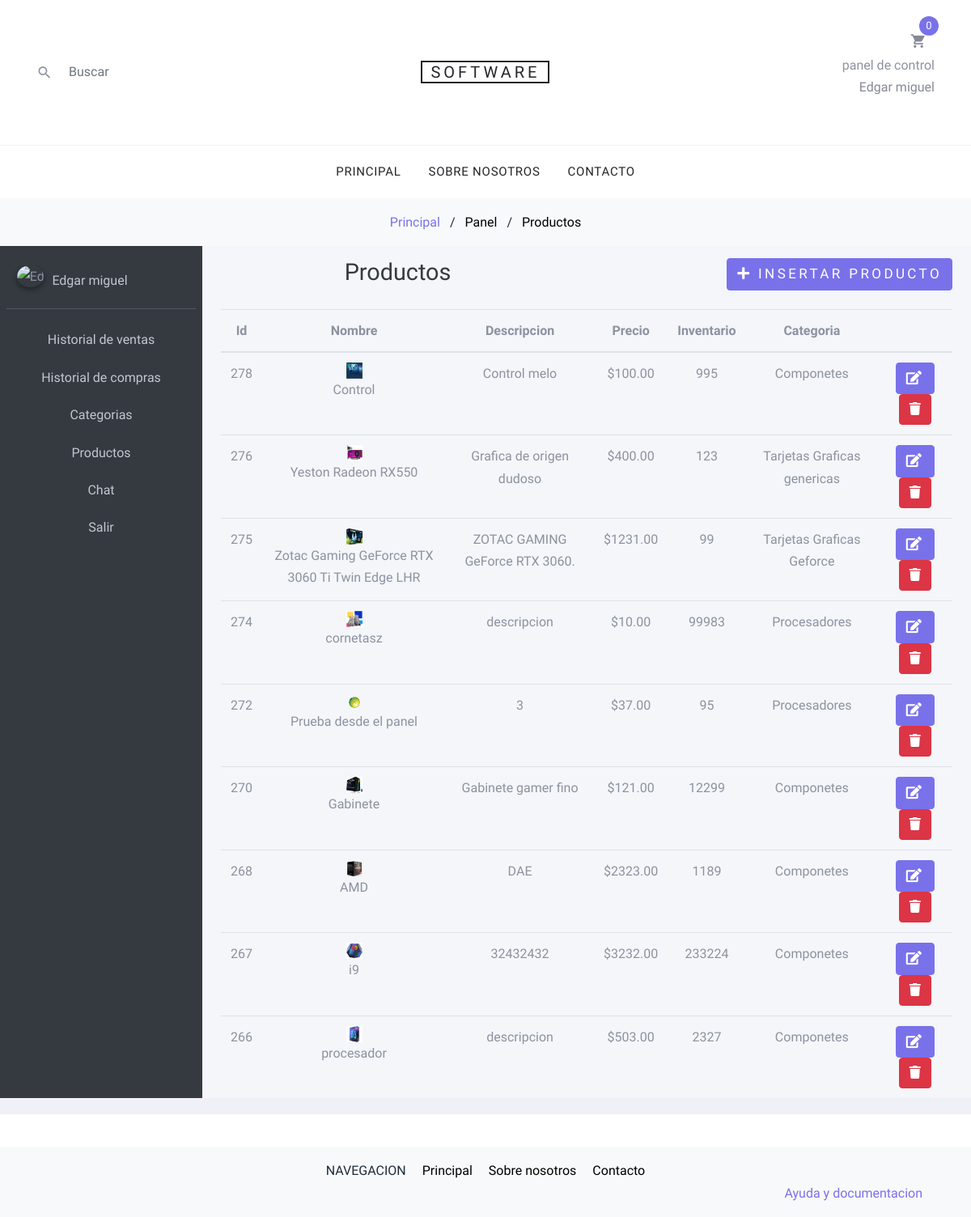
The app's page /productospanel.php (signed in), older data.
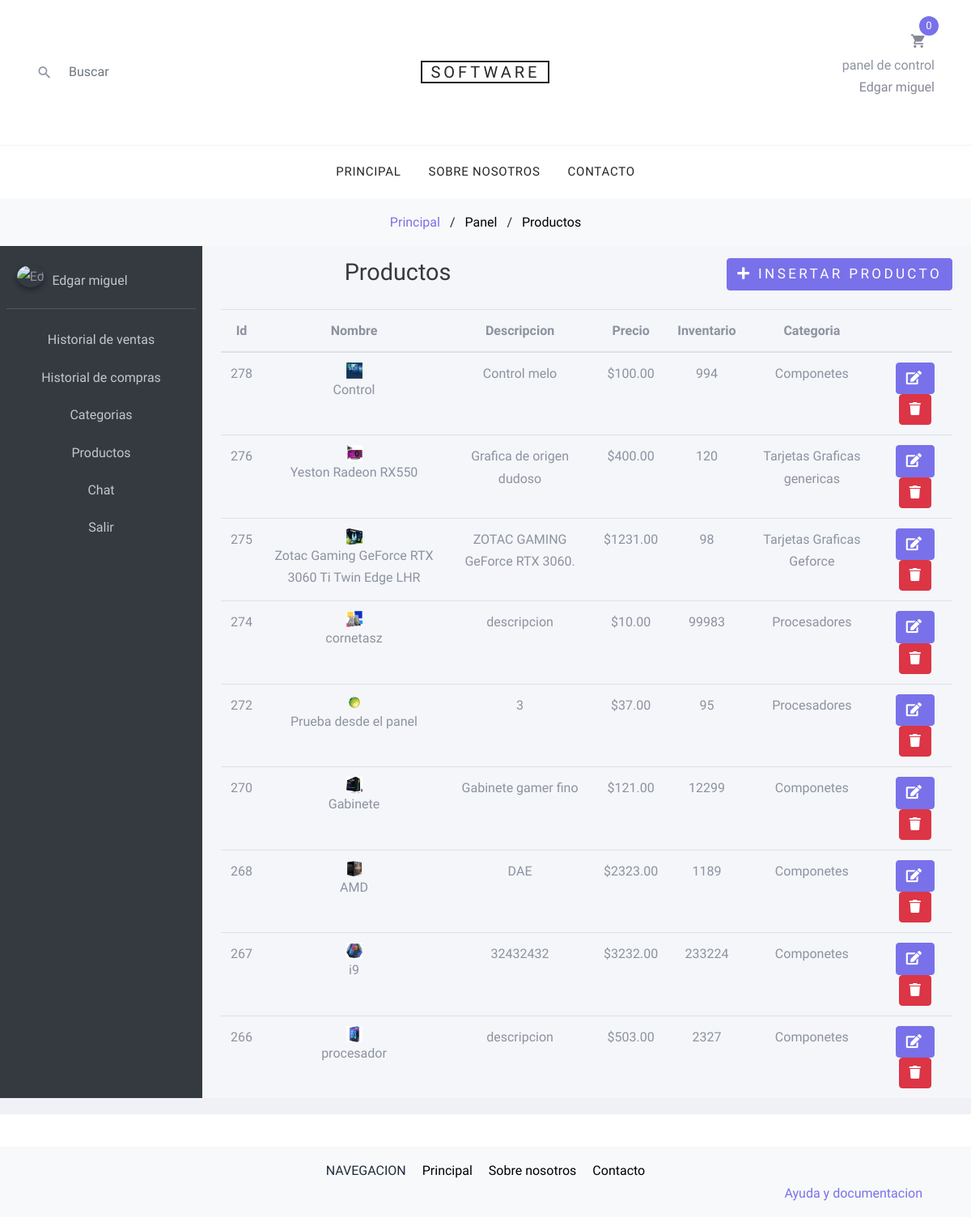
The same page, newer data.
### tables this page shows
CREATE TABLE `productos` (
  `id` int(11) NOT NULL,
  `nombre` varchar(300) NOT NULL,
  `descripcion` text NOT NULL,
  `precio` double NOT NULL,
  `imagen` varchar(200) NOT NULL,
  `inventario` int(11) NOT NULL,
  `id_categoria` int(11) NOT NULL
);

CREATE TABLE `categorias` (
  `id` int(11) NOT NULL,
  `nombre` varchar(100) NOT NULL,
  `descripcion` varchar(400) NOT NULL,
  `imagen` varchar(400) NOT NULL
);

### productospanel.php (the view, shortened to what this page needs)
<?php
  include "./php/conexion.php";
  $resultado = $conexion ->query("
    select productos.*, categorias.nombre as catego  from
    productos
    inner join categorias on productos.id_categoria = categorias.id
    order by id DESC")or die($conexion->error);
?>
<!DOCTYPE html>
<html>
<head>
  <link rel="stylesheet" href="./dashboard/plugins/fontawesome-free/css/all.min.css">
  <link rel="stylesheet" href="./dashboard/dist/css/adminlte.min.css">
    <link rel="stylesheet" href="fonts/icomoon/style.css">
    <link rel="stylesheet" href="css/bootstrap.min.css">
    <link rel="stylesheet" href="css/magnific-popup.css">
    <link rel="stylesheet" href="css/jquery-ui.css">
    <link rel="stylesheet" href="css/owl.carousel.min.css">
    <link rel="stylesheet" href="css/owl.theme.default.min.css">
    <link rel="stylesheet" href="css/aos.css">
    <link rel="stylesheet" href="css/style.css">
 <link rel="stylesheet" href="ccs/estilos.css">
</head>
<body >
<div class="wrapper">
  <?php include "./layouts/header.php";?>
  <div class="bg-light py-3">
      <div class="container">
        <div class="row">
          <div class="col-md-12 mb-0"><a href="index.php">Principal</a> <span class="mx-2 mb-0">/</span>
           <strong class="text-black">Panel</strong>
           <span class="mx-2 mb-0">/</span> <strong class="text-black">Productos</strong></div>
        </div>
      </div>
    </div>
  <div class="wrapper">
  <?php include "./layouts/admin/header.php"; ?>
  <div class="content-wrapper">
    <div class="content-header">
      <div class="container-fluid">
        <div class="row mb-2">
          <div class="col-sm-6">
            <h1 class="m-0 text-dark">Productos</h1>
          </div>
          <div class="col-sm-6 text-right">
             <button type="button" class="btn btn-primary" data-toggle="modal" data-target="#exampleModal">
              <i class="fa fa-plus"></i> Insertar Producto
            </button>
          </div>
        </div>
      </div>
    </div>
    <section class="content">
      <div class="container-fluid">
          <table class="table">
            <thead>
              <tr>
                <th>Id</th>
                <th>Nombre</th>
                <th>Descripcion</th>
                <th>Precio</th>
                <th>Inventario</th>
                <th>Categoria</th>
                <th></th>
              </tr>
            </thead>
            <tbody>
                  <?php
                    while($f = mysqli_fetch_array($resultado)){
                  ?>
                   <tr>
                      <td><?php echo $f['id'];?></td>
                      <td>
                        <img src="./images/<?php echo $f['imagen'];?>" width="20px" height="20px" alt="">
                        <?php echo $f['nombre'];?>
                      </td>
                      <td><?php echo $f['descripcion'];?></td>
                      <td>$<?php echo number_format($f['precio'],2,'.','');?></td>
                      <td><?php echo $f['inventario'];?></td>
                      <td><?php echo $f['catego'];?></td>
                      <td>
                        <button class="btn btn-primary btn-small btnEditar"
                          data-id="<?php echo $f['id']; ?>"
                          data-nombre="<?php echo $f['nombre']; ?>"
                          data-descripcion="<?php echo $f['descripcion']; ?>"
                          data-inventario="<?php echo $f['inventario']; ?>"
                          data-categoria="<?php echo $f['id_categoria']; ?>"
                          data-precio="<?php echo $f['precio']; ?>"
                          data-toggle="modal" data-target="#modalEditar">
                          <i class="fa fa-edit"></i>
                        </button>
                        <button class="btn btn-danger btn-small btnEliminar"
                          data-id="<?php echo $f['id']; ?>"
                          data-toggle="modal" data-target="#modalEliminar">
                          <i class="fa fa-trash"></i>
                        </button>
                      </td>
                    </tr>
                <?php
                   }
                ?>
            </tbody>
          </table>
      </div>
    </section>
  </div>
</div>
<?php include "./layouts/footer.php";?>
</body>
</html>

Row changes from the older to the newer data that the page shows:
changed productos "Control": inventario "995" → "994"
changed productos "Yeston Radeon RX550": inventario "123" → "120"
changed productos "Zotac Gaming GeForce RTX 3060 Ti Twin Edge LHR": inventario "99" → "98"
